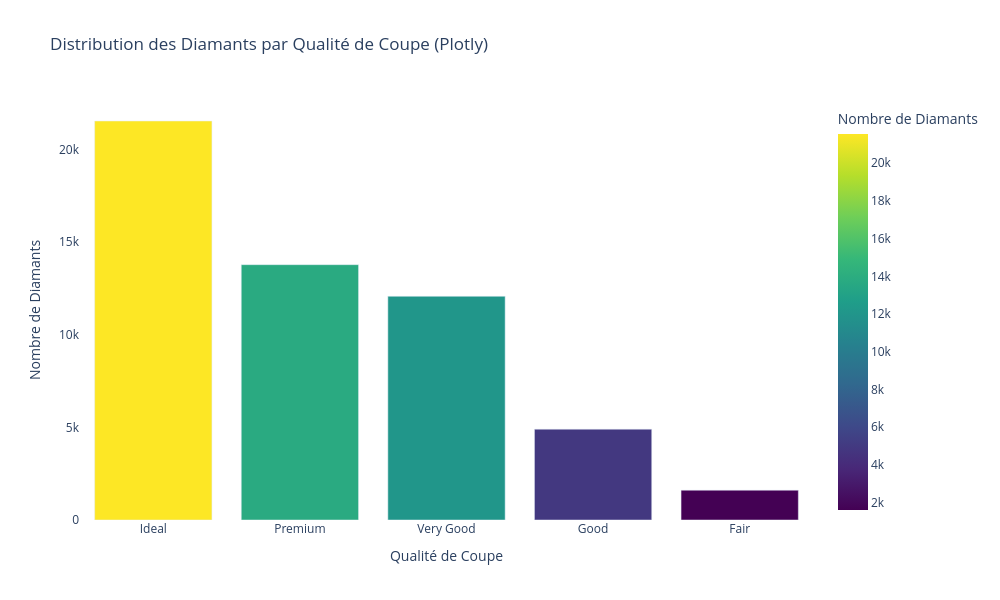

Source (notebook cell):
### Markdown cell above
### 2.3. Plotly

### Code cell
# Créer un diagramme à barres interactif avec Plotly
diamonds_by_cut_df = df['cut'].value_counts().reset_index()
diamonds_by_cut_df.columns = ['cut', 'count']

fig = px.bar(diamonds_by_cut_df, x='cut', y='count',
             labels={'cut': 'Qualité de Coupe', 'count': 'Nombre de Diamants'},
             title='Distribution des Diamants par Qualité de Coupe (Plotly)',
             color='count',
             color_continuous_scale='Viridis')
fig.update_layout(
    plot_bgcolor='rgba(0,0,0,0)',
    hovermode='x unified',
    font=dict(size=12),
    height=600,
    width=1000
)
fig.show()

### Figure 1 — Plotly figure (JSON) as saved in the notebook; plotly's stock layout.template omitted (floating-point values rounded to 4 significant figures)
{"data": [{"hovertemplate": "Qualité de Coupe=%{x}<br>Nombre de Diamants=%{marker.color}<extra></extra>", "legendgroup": "", "marker": {"color": [21551, 13791, 12082, 4906, 1610], "coloraxis": "coloraxis", "pattern": {"shape": ""}}, "name": "", "orientation": "v", "showlegend": false, "textposition": "auto", "x": ["Ideal", "Premium", "Very Good", "Good", "Fair"], "xaxis": "x", "y": [21551, 13791, 12082, 4906, 1610], "yaxis": "y", "type": "bar"}], "layout": {"xaxis": {"anchor": "y", "domain": [0.0, 1.0], "title": {"text": "Qualité de Coupe"}}, "yaxis": {"anchor": "x", "domain": [0.0, 1.0], "title": {"text": "Nombre de Diamants"}}, "coloraxis": {"colorbar": {"title": {"text": "Nombre de Diamants"}}, "colorscale": [[0.0, "#440154"], [0.1111, "#482878"], [0.2222, "#3e4989"], [0.3333, "#31688e"], [0.4444, "#26828e"], [0.5556, "#1f9e89"], [0.6667, "#35b779"], [0.7778, "#6ece58"], [0.8889, "#b5de2b"], [1.0, "#fde725"]]}, "legend": {"tracegroupgap": 0}, "title": {"text": "Distribution des Diamants par Qualité de Coupe (Plotly)"}, "barmode": "relative", "font": {"size": 12}, "plot_bgcolor": "rgba(0,0,0,0)", "hovermode": "x unified", "height": 600, "width": 1000}}
